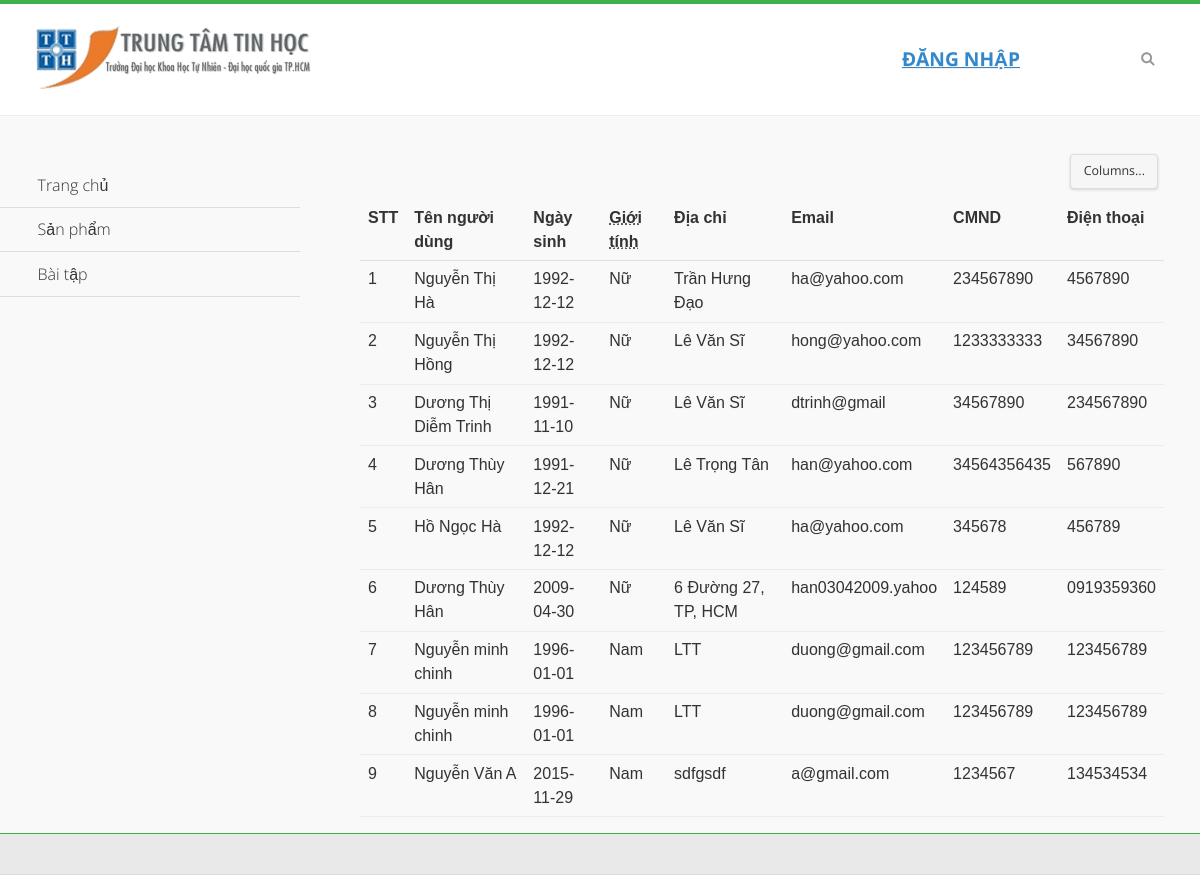
Screenshot of /index.php/nguoi_dung/DSNguoiDung with the database file from the repository.
### tables this page shows
CREATE TABLE IF NOT EXISTS `nguoi_dung` (
  `ma_nguoi_dung` int(11) NOT NULL AUTO_INCREMENT,
  `tendn` varchar(20) NOT NULL,
  `mat_khau` varchar(100) NOT NULL,
  `ten_nguoi_dung` varchar(100) NOT NULL,
  `ngay_sinh` date NOT NULL,
  `gioi_tinh` tinyint(1) NOT NULL,
  `dia_chi` varchar(100) NOT NULL,
  `email` varchar(50) NOT NULL,
  `cmnd` varchar(15) NOT NULL,
  `dien_thoai` varchar(20) NOT NULL,
  `ma_loai_nguoi_dung` int(11) NOT NULL,
  PRIMARY KEY (`ma_nguoi_dung`)
);

### application/controllers/Nguoi_dung.php (called while the page is built, shortened)
<?php
class Nguoi_dung extends CI_Controller
{
    public function __construct()
    {
        $this->load->model('nguoi_dung/M_nguoi_dung','MND');
    }
    public function DSNguoiDung()
    {
        $dsnguoidung=$this->MND->DSNguoiDung();
        $data['dsnguoidung']=$dsnguoidung;
        $data['path']='nguoi_dung/v_nguoi_dung';
        $this->load->view('layout/v_layoutAdmin',$data);
    }
}
?>

### index.php (called while the page is built, shortened)
<?php
require_once BASEPATH.'core/CodeIgniter.php';

### application/models/nguoi_dung/M_nguoi_dung.php (called while the page is built, shortened)
<?php
class M_nguoi_dung extends CI_Model
{
    public function DSNguoiDung()
    {
        $query=$this->db->get('nguoi_dung');
        if($query->num_rows()>0)
            return $query->result_array();
        return false;
    }
}
?>

### application/views/nguoi_dung/v_nguoi_dung.php (the view)
<div role="main" class="ui-content jqm-content">
	<table data-role="table" id="table-column-toggle" data-mode="columntoggle" class="ui-responsive table-stroke">
	     <thead>
			<tr>
				<th data-priority="2">STT</th>
				<th>Tên người dùng</th>
				<th data-priority="3">Ngày sinh</th>
				<th data-priority="1">
				<abbr title="Rotten Tomato Rating">Giới tính</abbr>
				</th><th data-priority="2">Địa chỉ</th>
				<th data-priority="4">Email</th>
				<th data-priority="5">CMND</th>
				<th data-priority="6">Điện thoại</th>
			</tr>
	</thead>
	<tbody>
		<?php
		$i=1;
			foreach($dsnguoidung as $nd)
			{
				echo '<tr>';
				echo '<td>';
				echo $i++;
				echo '</td>';
				echo '<td>';
				echo $nd['ten_nguoi_dung'];
				echo '</td>';
				echo '<td>';
				echo $nd['ngay_sinh'];
				echo '</td>';
				echo '<td>';
				if($nd['gioi_tinh']==1)
					echo 'Nam';
				else
					echo 'Nữ';
				echo '</td>';
				echo '<td>';
				echo $nd['dia_chi'];
				echo '</td>';
				echo '<td>';
				echo $nd['email'];
				echo '</td>';
				echo '<td>';
				echo $nd['cmnd'];
				echo '</td>';
				echo '<td>';
				echo $nd['dien_thoai'];
				echo '</td>';
				echo '</tr>';
			}$i=$i+1;
		?>
	</tbody>
	</table>
</div>

### application/views/layout/v_layoutAdmin.php (shortened to what this page needs)
<!DOCTYPE html>
<html>
      <?php $this->load->view('layout/v_head');   ?>
<body>
<div data-role="page" class="jqm-demos jqm-home">
    <?php $this->load->view('layout/v_headerAdmin');   ?>
        <?php
            if(isset($path))
            {
                $this->load->view($path);
            }
        ?>
    <?php $this->load->view('layout/v_panelAdmin');   ?>
    <?php $this->load->view('layout/v_footerAdmin');   ?>
</div>
</body>
</html>

### application/views/layout/v_head.php (shortened to what this page needs)
<head>
	<link rel="stylesheet" href="<?php echo base_url('public/css_js')?>/css/themes/default/jquery.mobile-1.4.5.min.css">
	<link rel="stylesheet" href="<?php echo base_url('public/css_js')?>/_assets/css/jqm-demos.css">
    <link rel="stylesheet" href="<?php echo base_url('public/css_js')?>/css/themes/default/listview-grid.css">
</head>

### application/views/layout/v_headerAdmin.php (shortened to what this page needs)
<div data-role="header" class="jqm-header">
		<h2><a href="<?php echo site_url()?>" data-ajax="false"><img src="<?php echo base_url('public/css_js')?>/img/logo.png" alt="TTTH"></a></h2>
		<p>
        <?php
            if($this->session->userdata('tennguoidung'))
                echo anchor('quan-tri/nguoi-dung/dang-xuat',$this->session->userdata('tennguoidung'),'data-ajax="false"');
            else
                  echo anchor('quan-tri/nguoi-dung/dang-nhap','Đăng Nhập','data-ajax="false"');
        ?>
        </p>
		<a href="#" class="jqm-search-link ui-btn ui-btn-icon-notext ui-corner-all ui-icon-search ui-nodisc-icon ui-alt-icon ui-btn-right">Search</a>
	</div>

### application/views/layout/v_panelAdmin.php (shortened to what this page needs)
<div data-role="panel" class="jqm-navmenu-panel" data-position="left" data-display="overlay" data-theme="a">
	    	<ul class="jqm-list ui-alt-icon ui-nodisc-icon">
<li data-filtertext="demos homepage" data-icon="home"><a data-ajax="false" href="<?php echo site_url()?>">Trang chủ</a></li>
<li data-role="collapsible" data-enhanced="true" data-collapsed-icon="carat-d" data-expanded-icon="carat-u" data-iconpos="right" data-inset="false" class="ui-collapsible ui-collapsible-themed-content ui-collapsible-collapsed">
	<h3 class="ui-collapsible-heading ui-collapsible-heading-collapsed">
		<a href="#" class="ui-collapsible-heading-toggle ui-btn ui-btn-icon-right ui-btn-inherit ui-icon-carat-d">
		    Sản phẩm<span class="ui-collapsible-heading-status"> click to expand contents</span>
		</a>
	</h3>
</li>
<li data-role="collapsible" data-enhanced="true" data-collapsed-icon="carat-d" data-expanded-icon="carat-u" data-iconpos="right" data-inset="false" class="ui-collapsible ui-collapsible-themed-content ui-collapsible-collapsed">
	<h3 class="ui-collapsible-heading ui-collapsible-heading-collapsed">
		<a href="#" class="ui-collapsible-heading-toggle ui-btn ui-btn-icon-right ui-btn-inherit ui-icon-carat-d">
		    Bài tập<span class="ui-collapsible-heading-status"> click to expand contents</span>
		</a>
	</h3>
</li>
		     </ul>
		</div>

### application/views/layout/v_footerAdmin.php (shortened to what this page needs)
<div data-role="footer" data-position="fixed" data-tap-toggle="false" class="jqm-footer">
</div>

### public/css_js/_assets/css/jqm-demos.css (style rules this page uses)
.jqm-demos .jqm-header { background: #fff; border-top: 4px solid #3eb249; border-bottom-color: #eee; }
.jqm-demos .jqm-header h2 { padding: .4em 0 .1em; margin: 0 3em; }
.jqm-demos .jqm-header h2 a { display: inline-block; text-decoration: none; min-height: 40px; }
.jqm-demos .jqm-header h2 img { display: block; width: 140px; height: auto; }
.jqm-demos .jqm-header p { position: absolute; bottom: -2em; left: 1em; margin: 0; color: #666; font-family: 'Open Sans', sans-serif; font-weight: 300; text-transform: uppercase; }
.jqm-demos .jqm-header .ui-btn { width: 2em; height: 2em; background: none; border: 0; top: 50%; margin-top: -1em; -webkit-border-radius: .3125em; border-radius: .3125em; opacity: .4; filter: Alpha(Opacity=40); }
.jqm-demos .jqm-footer.ui-footer { position: absolute; bottom: 0; padding-bottom: 0; }
.jqm-demos .jqm-footer { border-top: 1px solid #3eb249; }
.jqm-demos .jqm-content { padding-top: 3em; }
.jqm-demos .jqm-list .ui-btn, .jqm-demos .jqm-list .ui-btn:visited, .jqm-demos .jqm-list .ui-li-divider { font-family: 'Open Sans', sans-serif; font-weight: 300; text-shadow: none !important; }
.jqm-navmenu-panel .ui-listview > li .ui-collapsible-heading { margin: 0; }
.jqm-navmenu-panel .ui-collapsible.ui-li-static { padding: 0; border: none !important; }
.jqm-navmenu-panel .ui-collapsible + li > .ui-btn, .jqm-navmenu-panel .ui-collapsible + .ui-collapsible > .ui-collapsible-heading > .ui-btn, .jqm-navmenu-panel .ui-panel-inner > .ui-listview > li.ui-first-child .ui-btn { border-top: none !important; }
.jqm-navmenu-panel .ui-btn:after { opacity: .4; filter: Alpha(Opacity=40); }
@media (min-width: 60em) { .jqm-demos .jqm-header h2 { padding: 1em 0 .7em; margin: 0 1em 0 3%; text-align: left; } }
@media (min-width: 60em) { .jqm-demos .jqm-header h2 img { width: 275px; height: 78px; } }
@media (min-width: 60em) { .jqm-demos .jqm-header p { bottom: auto; left: auto; top: 50%; right: 15%; font-size: 1.2em; margin-top: -.625em; } }
@media (min-width: 60em) { .jqm-demos .jqm-search-link { right: 3%; } }
@media (min-width: 60em) { .jqm-demos .jqm-navmenu-panel { visibility: visible; position: relative; left: 0; clip: initial; float: left; width: 25%; background: none; -webkit-transition: none !important; -moz-transition: none !important; transition: none !important; -webkit-transform: none !important; -moz-transform: none !important; transform: none !important; -webkit-box-shadow: none; -moz-box-shadow: none; box-shadow: none; } }
@media (min-width: 60em) { .jqm-demos .jqm-content { width: 67%; padding-top: 2em; padding-left: 5%; padding-right: 3%; float: right; } }
@media (min-width: 60em) { .jqm-navmenu-panel .ui-listview .ui-btn { padding-left: 12.5%; } }
@media (min-width: 60em) { .jqm-navmenu-panel .ui-collapsible, .jqm-navmenu-panel .ui-collapsible-content, .jqm-navmenu-panel .ui-btn { background: none !important; border-color: #ddd !important; } }
@media (min-width: 60em) { .jqm-navmenu-panel .ui-btn::after { opacity: 0; -webkit-transition: opacity 500ms ease; -moz-transition: opacity 500ms ease; transition: opacity 500ms ease; } }

### rows the page displays
nguoi_dung: ten_nguoi_dung "Nguyễn Thị Hà", ngay_sinh "1992-12-12", gioi_tinh "Nữ", dia_chi "Trần Hưng Đạo", email "ha@yahoo.com", cmnd "234567890", dien_thoai "4567890"
nguoi_dung: ten_nguoi_dung "Nguyễn Thị Hồng", ngay_sinh "1992-12-12", gioi_tinh "Nữ", dia_chi "Lê Văn Sĩ", email "hong@yahoo.com", cmnd "1233333333", dien_thoai "34567890"
nguoi_dung: ten_nguoi_dung "Dương Thị Diễm Trinh", ngay_sinh "1991-11-10", gioi_tinh "Nữ", dia_chi "Lê Văn Sĩ", email "dtrinh@gmail", cmnd "34567890", dien_thoai "234567890"
nguoi_dung: ten_nguoi_dung "Dương Thùy Hân", ngay_sinh "1991-12-21", gioi_tinh "Nữ", dia_chi "Lê Trọng Tân", email "han@yahoo.com", cmnd "34564356435", dien_thoai "567890"
nguoi_dung: ten_nguoi_dung "Hồ Ngọc Hà", ngay_sinh "1992-12-12", gioi_tinh "Nữ", dia_chi "Lê Văn Sĩ", email "ha@yahoo.com", cmnd "345678", dien_thoai "456789"
nguoi_dung: ten_nguoi_dung "Dương Thùy Hân", ngay_sinh "2009-04-30", gioi_tinh "Nữ", dia_chi "6 Đường 27, TP, HCM", email "han03042009.yahoo", cmnd "124589", dien_thoai "0919359360"
nguoi_dung: ten_nguoi_dung "Nguyễn minh chinh", ngay_sinh "1996-01-01", gioi_tinh "Nam", dia_chi "LTT", email "duong@gmail.com", cmnd "123456789", dien_thoai "123456789"
nguoi_dung: ten_nguoi_dung "Nguyễn minh chinh", ngay_sinh "1996-01-01", gioi_tinh "Nam", dia_chi "LTT", email "duong@gmail.com", cmnd "123456789", dien_thoai "123456789"
nguoi_dung: ten_nguoi_dung "Nguyễn Văn A", ngay_sinh "2015-11-29", gioi_tinh "Nam", dia_chi "sdfgsdf", email "a@gmail.com", cmnd "1234567", dien_thoai "134534534"
